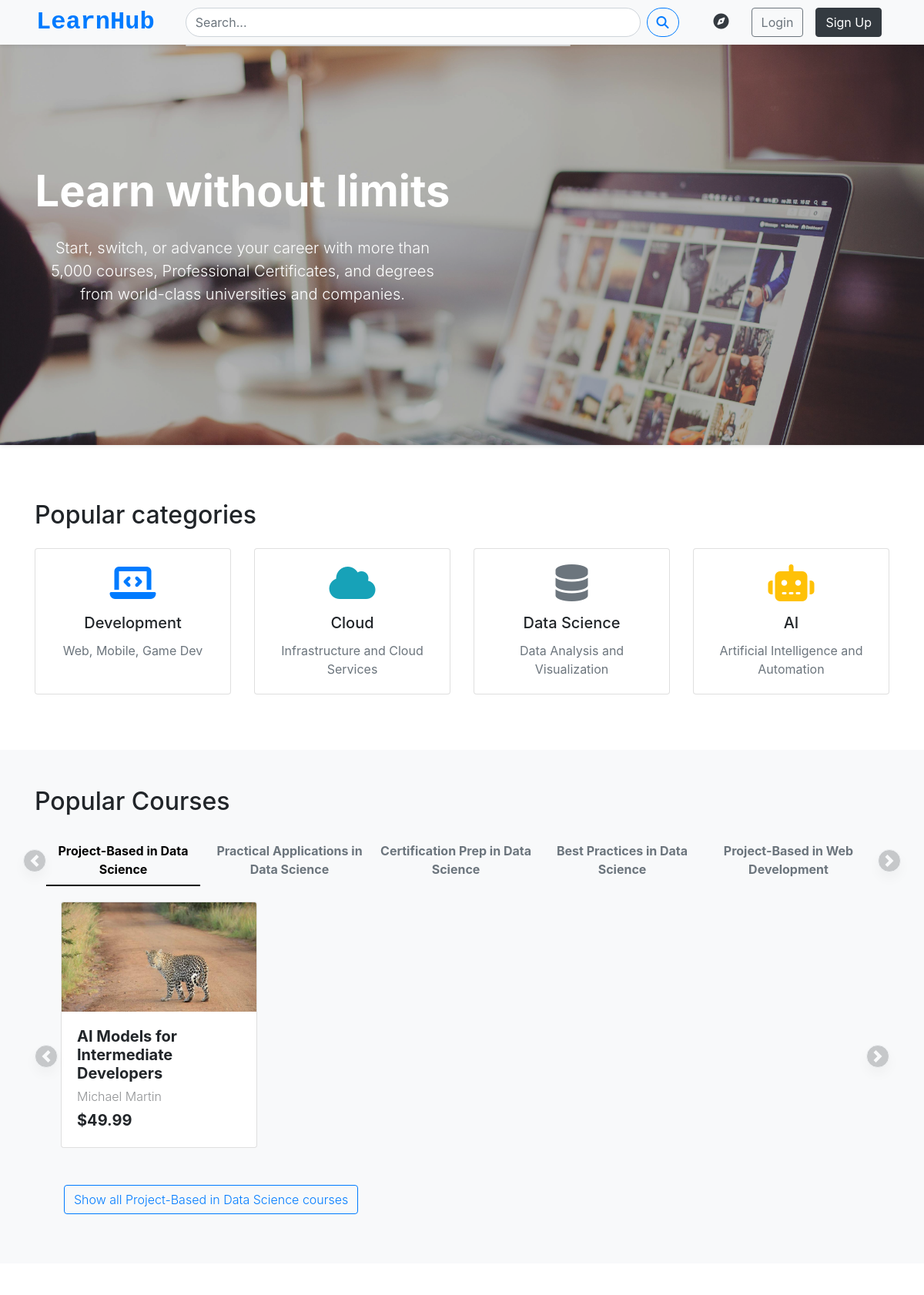
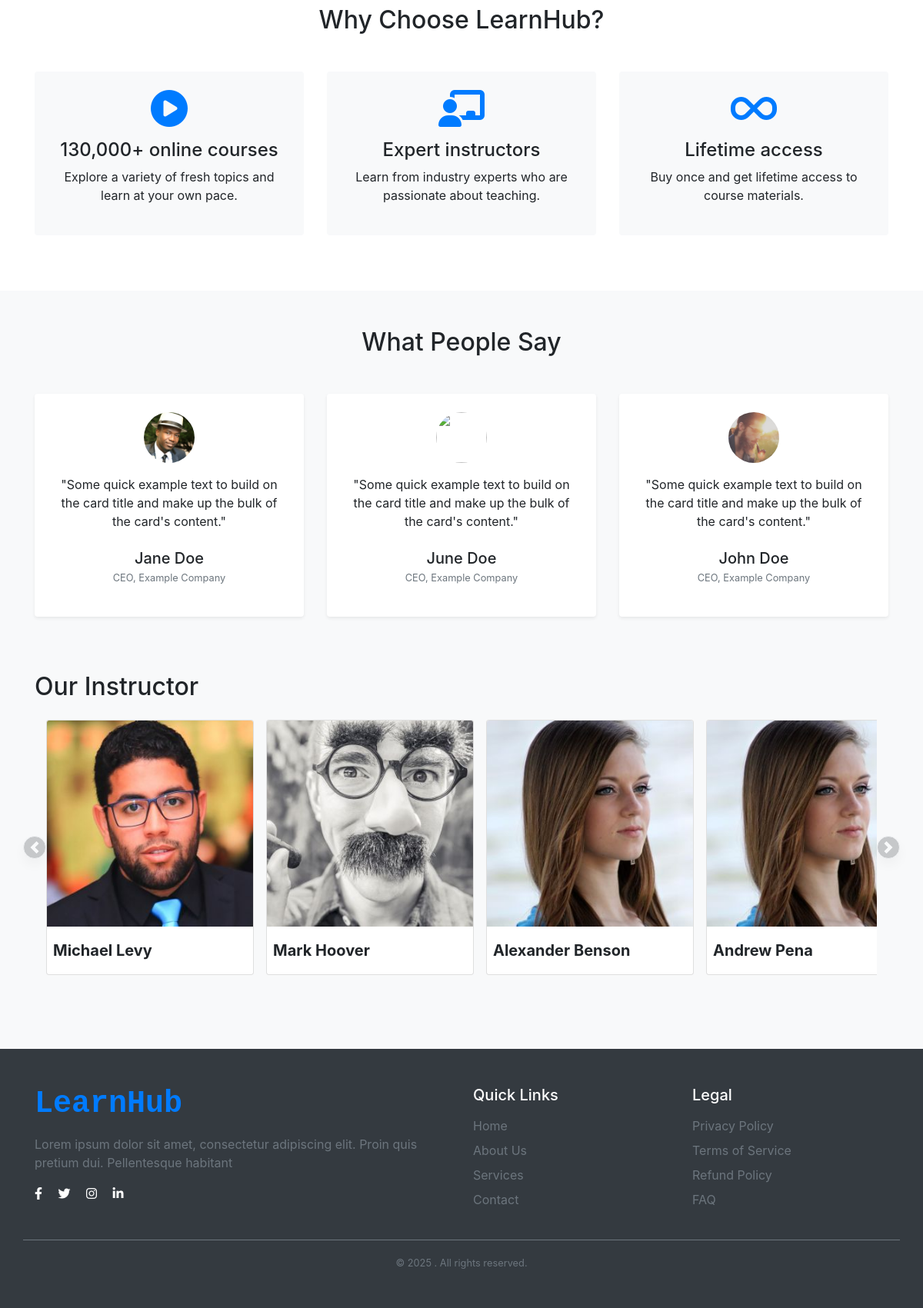
The page / on the database its author committed (2 pictures, top to bottom).
### courses/models.py (models this page shows, shortened)
class CourseCategory(models.Model):
    subject = models.ForeignKey(
        'Subject',
        on_delete=models.CASCADE,
        related_name='categories'
    )
    name = models.CharField(max_length=50)
    slug = models.SlugField()
    class Meta:
        unique_together = ('subject', 'slug')

class Course(models.Model):
    title = models.CharField(max_length=200)
    description = models.TextField()
    category = models.ForeignKey(
        CourseCategory,
        on_delete=models.SET_NULL,
        null=True
    )
    tags = models.ManyToManyField(Tag, blank=True)
    instructor = models.ForeignKey(
        settings.AUTH_USER_MODEL,
        on_delete=models.CASCADE,
        related_name='taught_courses'
    )
    applications_covered = models.TextField(
        blank=True,
        help_text="what app and tools will use,like Figma, Photoshop."
    )
    LEVEL_CHOICES = [
        ('BG', 'Beginner'),
        ('IM', 'Intermediate'),
        ('AD', 'Advanced'),
    ]
    price = models.DecimalField(max_digits=10, decimal_places=2)
    created_at = models.DateTimeField(auto_now_add=True)
    updated_at = models.DateTimeField(auto_now=True)
    is_published = models.BooleanField(default=False)
    level = models.CharField(max_length=2, choices=LEVEL_CHOICES, default='BG')
    thumbnail = models.ImageField(upload_to='course_thumbnails/')
    average_rating = models.FloatField(default=0.0)
    rating_count = models.PositiveIntegerField(default=0)

### users/models.py (models this page shows, shortened)
class CustomUser(AbstractUser):
    avatar = models.ImageField(upload_to='avatars/',default='blank_profile.png',blank=True)
    bio = models.TextField(blank=True)
    email = models.EmailField(unique=True)
    username = models.CharField(max_length=30,unique=False,blank=False)
    is_instructor = models.BooleanField(default=False)
    profile_public = models.BooleanField(default=False)
    USERNAME_FIELD = 'email'
    REQUIRED_FIELDS = ['username']
    objects = CustomUserManager()
    facebook_url = models.URLField(blank=True, null=True)
    twitter_url = models.URLField(blank=True, null=True)
    instagram_url = models.URLField(blank=True, null=True)
    linkedin_url = models.URLField(blank=True, null=True)

### users/views.py (the view)
# urls.py: path('', views.home_view, name='home'),
def home_view(request):
    courses = Course.objects.filter(is_published=True).distinct()#all course data
    courses_categories = CourseCategory.objects.distinct()#all courses_categories data
    instructors = CustomUser.objects.filter(is_instructor=True)
    context = {
        "courses": courses,
        "coursetypes": courses_categories,
        "instructors": instructors,
    }
    return render(request, 'home.html', context)

### templates/home.html (shortened to what this page needs)
{% extends "base.html" %}
{% load static %}
{% block content %}
{% include 'include/home_caro.html'%}
<div class="">
  {% include 'include/home_cate.html'%}
  {% include 'include/home_course_recommand.html' %}
  {% include 'include/home_why.html'%}
  {% include 'include/home_tes.html'%}
  {% include 'include/home_instructor_recommand.html' %}
</div>
{% endblock %}

### templates/include/home_course_recommand.html (shortened to what this page needs)
<section class="py-5 bg-light">
    <div class="container">
        <h2 class="mb-4">Popular Courses</h2>
        <div class="container mw-75 position-relative">
            <ul class="nav nav-underline d-flex flex-nowrap overflow-hidden px-0 align-items-end" id="myTab" role="tablist" style="max-width: 100%; width: 100%;">
                {% for coursetype in coursetypes %}
                    <li class="nav-item" role="presentation">
                        <button class="nav-link fw-bold px-0 {% if forloop.first %} active {% else %} text-secondary {% endif %}"
                                id="{{ coursetype.id }}-tab"
                                data-bs-toggle="tab"
                                data-bs-target="#{{ coursetype.id }}"
                                type="button"
                                role="tab"
                                aria-controls="{{ coursetype.id }}"
                                aria-selected="{% if forloop.first %} true {% else %} false {% endif %}"
                                style="width: 200px;">
                            {{ coursetype.name }}
                        </button>
                    </li>
                {% endfor %}
            </ul>
            <button type="button" class="p-0 opacity-25 btn btn-dark shadow rounded-circle border position-absolute translate-middle top-50 start-0 d-flex justify-content-center align-items-center"
            style="width: 30px; height: 30px;" id="scrollLeftInTab">
            <span class="carousel-control-prev-icon" aria-hidden="true" style="width: 16px;"></span>
            </button>
            <button type="button" class="p-0 opacity-25 btn btn-dark shadow rounded-circle border position-absolute translate-middle top-50 start-100 d-flex justify-content-center align-items-center"
            style="width: 30px; height: 30px;" id="scrollRightInTab">
            <span class="carousel-control-next-icon" aria-hidden="true" style="width: 16px;"></span>
            </button>
        </div>
        <div class="container mx-0 mw-100">
            <div class="container position-relative mw-75 py-3">
                <div class="tab-content overflow-hidden" id="myTabContent">
                    {% for coursetype in coursetypes %}
                        <div class="mt-1 tab-pane fade {% if forloop.first %}show active{% endif %}" id="{{ coursetype.id }}" role="tabpanel" aria-labelledby="{{ coursetype.id }}-tab">
                            <div class="d-flex overflow-hidden" id="scrollTable" style="max-width: 100%; width: 100%; min-width: 600px;">
                                {% for course in courses %}
                                    {% if course.category_id == coursetype.id %}
                                        <div class="px-1 w-25" style="min-width: 25%;">
                                            <div class="card" onclick="window.location.href='{% url 'course_detail' course.id %}';" style="cursor: pointer;">
                                                <img src="{{ course.thumbnail.url }}" class="card-img-top">
                                                <div class="card-body">
                                                    <p class="card-title h5 fw-bold">{{ course.title }}</p>
                                                    <p class="card-subtitle text-body-tertiary fs-6 fw-light ">{{ course.instructor.first_name }} {{ course.instructor.last_name }}</p>
                                                    <p class="card-text fs-5 fw-bold mt-1">${{ course.price }}</p>
                                                </div>
                                            </div>
                                        </div>
                                    {% endif %}
                                {% endfor %}
                            </div>
                            <a class="btn btn-outline-primary mt-5 ms-2 fw-light" href="/courses/course_list/?category={{ coursetype.id }}&page=1">Show all {{ coursetype.name }} courses</a>
                        </div>
                    {% endfor %}
                    <button type="button" class="p-0 opacity-25 btn btn-dark shadow rounded-circle border position-absolute translate-middle top-50 start-0 d-flex justify-content-center align-items-center"
                    style="width: 30px; height: 30px;" id="scrollLeft">
                        <span class="carousel-control-prev-icon" aria-hidden="true" style="width: 16px;"></span>
                    </button>
                    <button type="button" class="p-0 opacity-25 btn btn-dark shadow rounded-circle border position-absolute translate-middle top-50 start-100 d-flex justify-content-center align-items-center"
                    style="width: 30px; height: 30px;" id="scrollRight">
                        <span class="carousel-control-next-icon" aria-hidden="true" style="width: 16px;"></span>
                    </button>
                </div>
            </div>
        </div>
    </div>
</section>

### templates/include/home_instructor_recommand.html (shortened to what this page needs)
<section class="py-5 bg-light">
    <div class="container">
        <h2 class="mb-4">Our Instructor</h2>
        <div class="container mw-75 position-relative">
            <ul class="nav nav-underline d-flex flex-nowrap overflow-hidden px-0 align-items-end" id="scrollInstructor" role="tablist" style="max-width: 100%; width: 100%;">
                {% for instructor in instructors %}
                    <div class="card" role="presentation" onclick="window.location.href='{% url 'instructor_detail' instructor.id %}';" style="min-width: 25%; cursor: pointer;">
                        <img src="{{ instructor.avatar.url }}" class="card-img-top">
                        <p class="card-subtitle fs-5 fw-bold mx-2 my-3">{{ instructor.first_name }} {{ instructor.last_name }}</p>
                    </div>
                {% endfor %}
            </ul>
            <button type="button" class="p-0 opacity-25 btn btn-dark shadow rounded-circle border position-absolute translate-middle top-50 start-0 d-flex justify-content-center align-items-center"
            style="width: 30px; height: 30px;" id="scrollLeftInstructor">
                <span class="carousel-control-prev-icon" aria-hidden="true" style="width: 16px;"></span>
            </button>
            <button type="button" class="p-0 opacity-25 btn btn-dark shadow rounded-circle border position-absolute translate-middle top-50 start-100 d-flex justify-content-center align-items-center"
            style="width: 30px; height: 30px;" id="scrollRightInstructor">
                <span class="carousel-control-next-icon" aria-hidden="true" style="width: 16px;"></span>
            </button>
        </div>
    </div>
</section>

### static/css/style.css (style rules this page uses)
body { box-sizing: border-box; margin: 0; padding: 0; }

### rows shown on the page
CourseCategory: name "Project-Based in Data Science"
CourseCategory: name "Practical Applications in Data Science"
CourseCategory: name "Certification Prep in Data Science"
CourseCategory: name "Best Practices in Data Science"
CourseCategory: name "Project-Based in Web Development"
Course: thumbnail (picture), title "AI Models for Intermediate Developers", instructor.first_name "Michael", instructor.last_name "Martin", price "49.99"
CustomUser: avatar (picture), first_name "Michael", last_name "Levy"
CustomUser: avatar (picture), first_name "Mark", last_name "Hoover"
CustomUser: avatar (picture), first_name "Alexander", last_name "Benson"
CustomUser: avatar (picture), first_name "Andrew", last_name "Pena"
